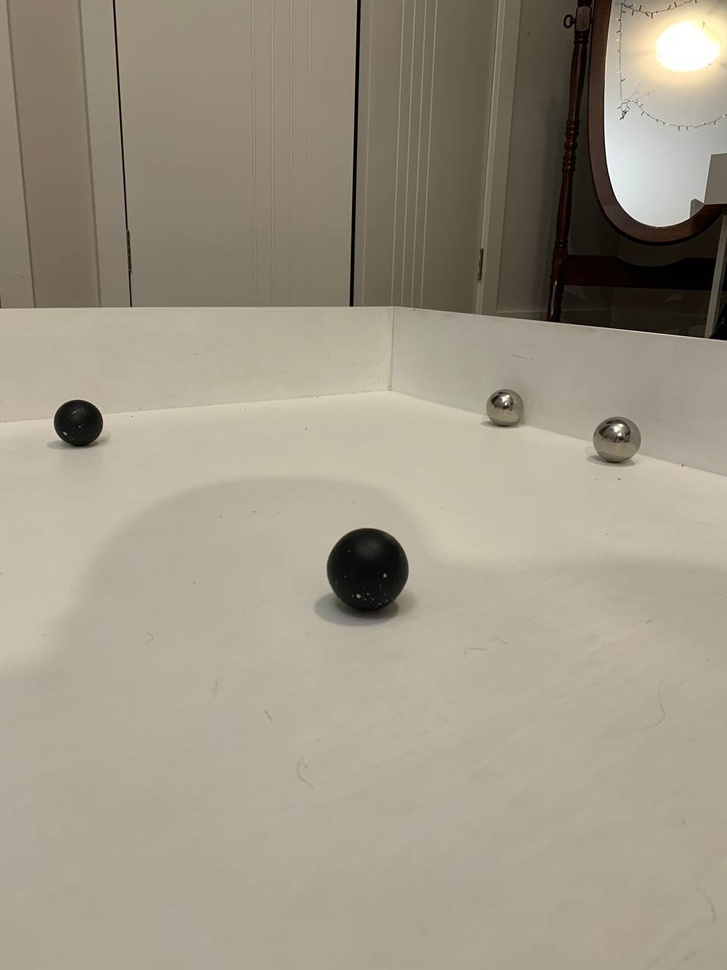
#> input picture Pashmam Code/Internationals 2022/blob.jpg, 727 x 970 px, shrunk from 960 x 1280 before the run
$ python blobdetection.py
#> lines starting #> are read from the running program, lines starting #| are printed output that depends on the picture; after the words box and inside, x2 and y2 are one past the last pixel; in counts of white or black regions, pixels touching at a corner belong together
import cv2
import numpy as np

# read image
img = cv2.imread("blob.jpg")
#> img is the input picture: shape (970, 727, 3); mean B, G, R 134.8, 150.5, 158.6

# convert img to grayscale
gray = cv2.cvtColor(img, cv2.COLOR_BGR2GRAY)
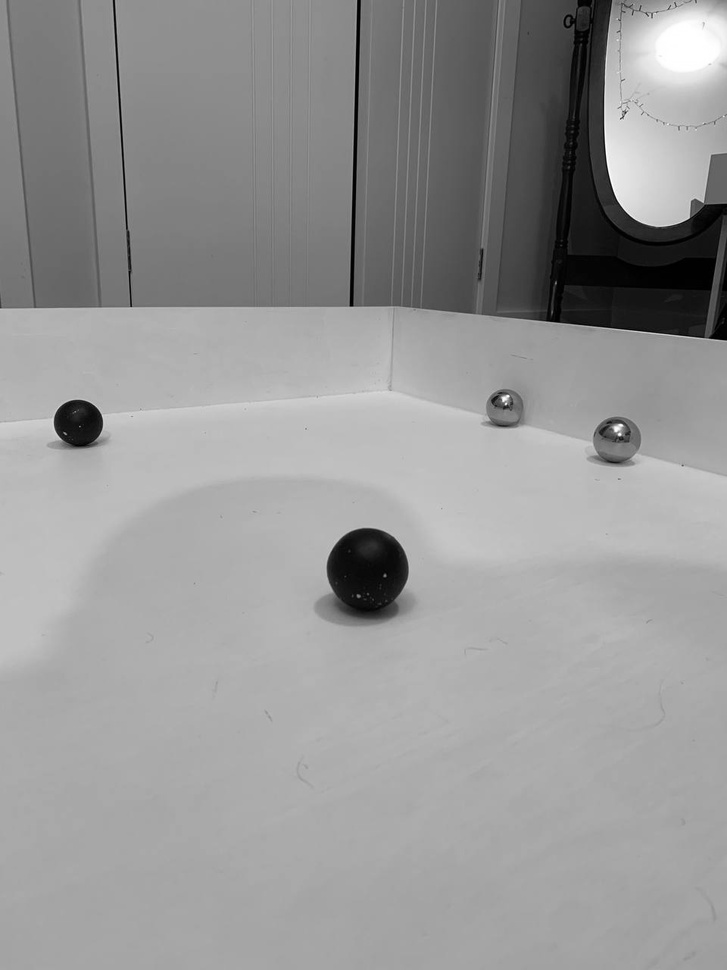
#> gray: shape (970, 727); min 0, max 255, mean 151

# do adaptive threshold on gray image
thresh = cv2.adaptiveThreshold(gray, 255, cv2.ADAPTIVE_THRESH_MEAN_C, cv2.THRESH_BINARY, 101, 3)
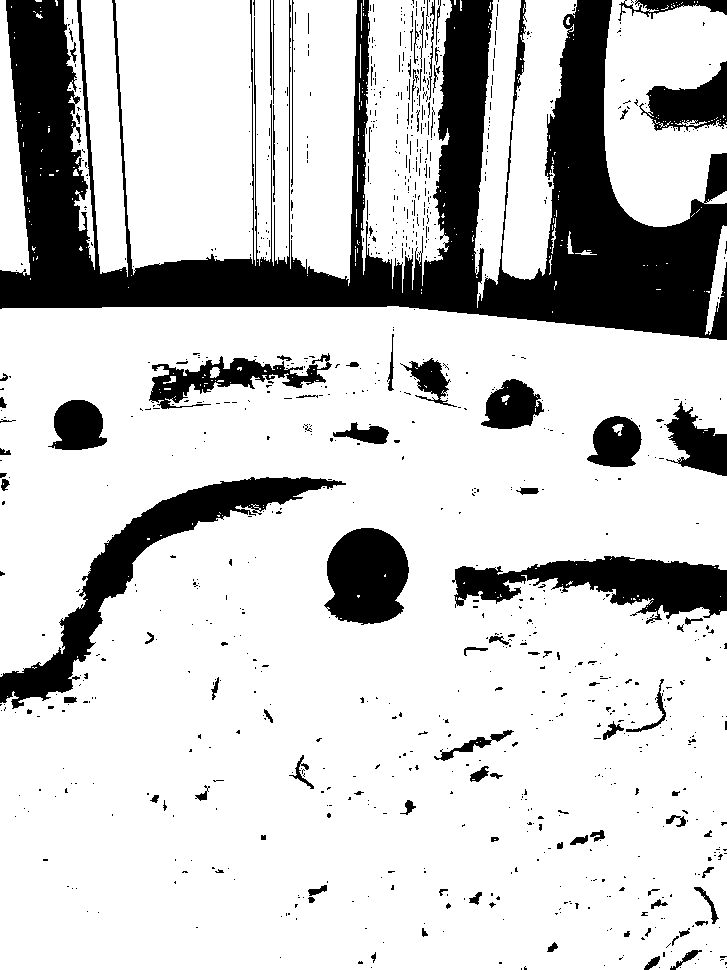
#> thresh: shape (970, 727); 79.7% white; 992 black regions (887 under 20 px), largest, box (x1, y1, x2, y2) and area: (0, 0, 727, 340) 87593, (0, 477, 346, 709) 12424, (452, 556, 727, 624) 9320

# apply morphology open then close
kernel = cv2.getStructuringElement(cv2.MORPH_ELLIPSE, (5,5))
blob = cv2.morphologyEx(thresh, cv2.MORPH_OPEN, kernel)
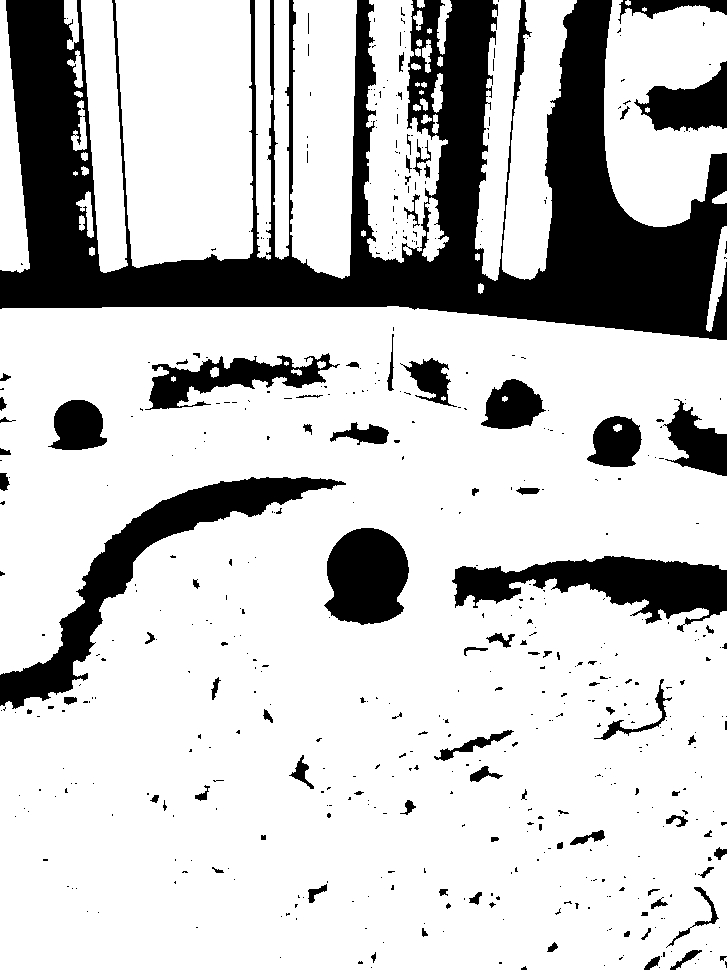
#> blob: shape (970, 727); 78.1% white; 528 black regions (439 under 20 px), largest, box (x1, y1, x2, y2) and area: (0, 0, 727, 340) 96906, (0, 477, 346, 709) 12998, (452, 556, 727, 632) 9980
kernel = cv2.getStructuringElement(cv2.MORPH_ELLIPSE, (9,9))
blob = cv2.morphologyEx(blob, cv2.MORPH_CLOSE, kernel)
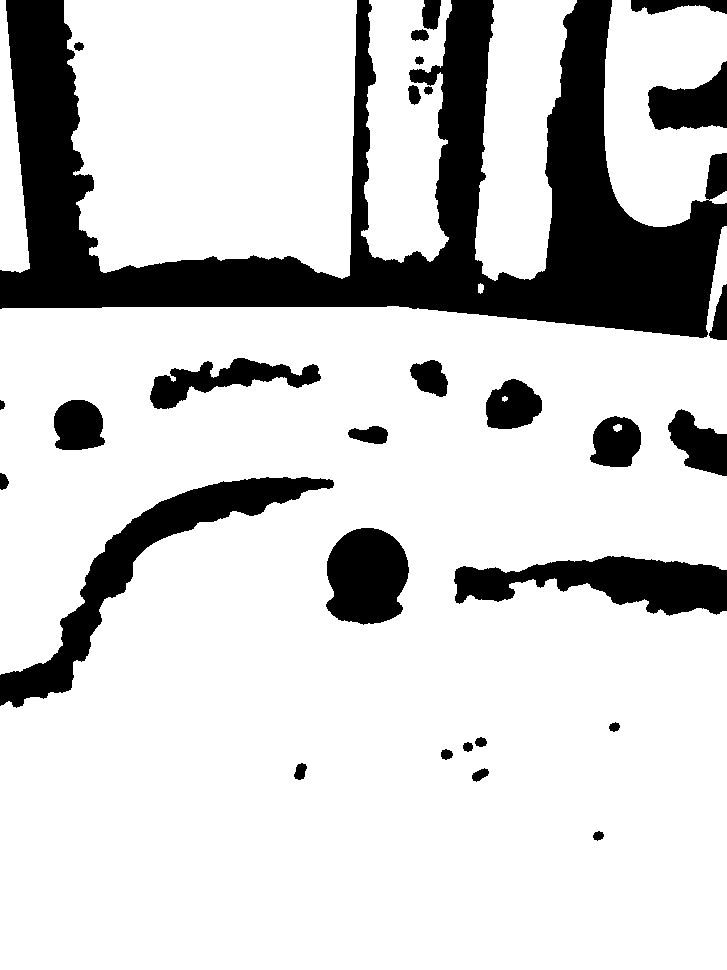
#> blob: shape (970, 727); 80.8% white; 29 black regions, largest, box (x1, y1, x2, y2) and area: (0, 0, 727, 338) 86671, (0, 477, 334, 708) 12719, (454, 556, 727, 616) 9448

# invert blob
blob = (255 - blob)
#> blob: shape (970, 727); 19.2% white; 29 white regions

# Get contours
cnts = cv2.findContours(blob, cv2.RETR_EXTERNAL, cv2.CHAIN_APPROX_SIMPLE)
#> cnts = 29 contours; largest, box (x1, y1, x2, y2) and area: (0, 0, 727, 338) 84727, (0, 477, 334, 708) 12265, (454, 556, 727, 616) 9106, (326, 528, 409, 625) 6270, (150, 358, 321, 409) 3340
cnts = cnts[0] if len(cnts) == 2 else cnts[1]
big_contour = max(cnts, key=cv2.contourArea)
#> big_contour = contour of 1362 points, box (x1, y1, x2, y2) (0, 0, 727, 338), area 84727

# test blob size
blob_area_thresh = 1000
blob_area = cv2.contourArea(big_contour)
#> blob_area = 84727
if blob_area < blob_area_thresh:
    print("Blob Is Too Small")

# draw contour
result = img.copy()
cv2.drawContours(result, [big_contour], -1, (0,0,255), 10)
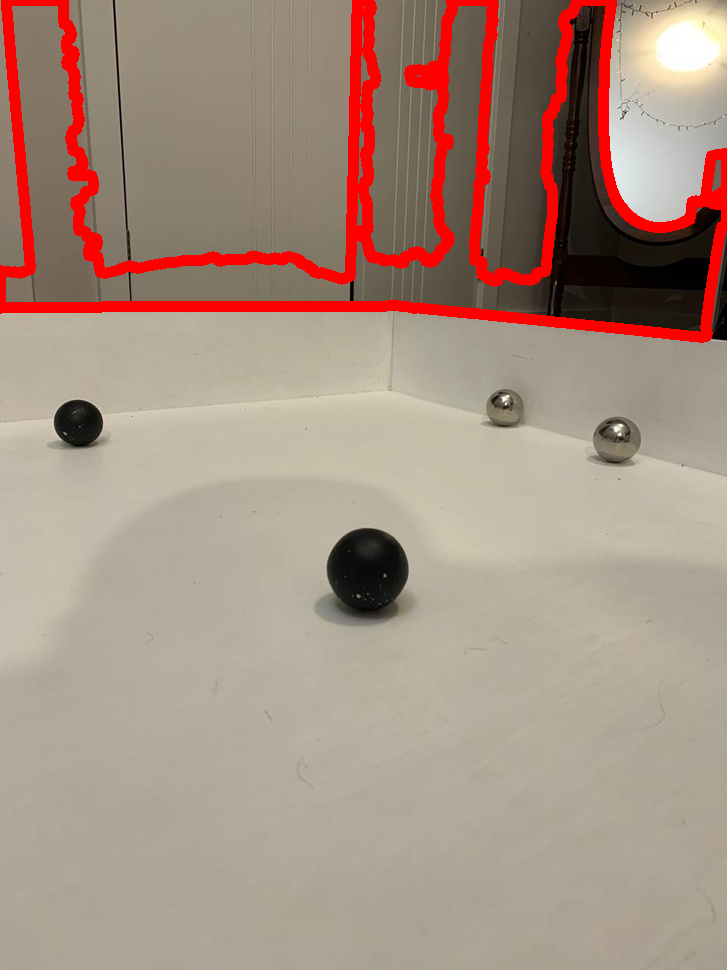
#> result: shape (970, 727, 3); 6.09% of pixels changed, all inside (x1, y1, x2, y2) = (0, 0, 727, 343)

# write results to disk
cv2.imwrite("blob_threshold.jpg", thresh)
cv2.imwrite("blob_blob.jpg", blob)
cv2.imwrite("blob_contour.jpg", result)

# display it
cv2.imshow("IMAGE", img)
cv2.imshow("THRESHOLD", thresh)
cv2.imshow("BLOB", blob)
cv2.imshow("RESULT", result)
cv2.waitKey(0)
